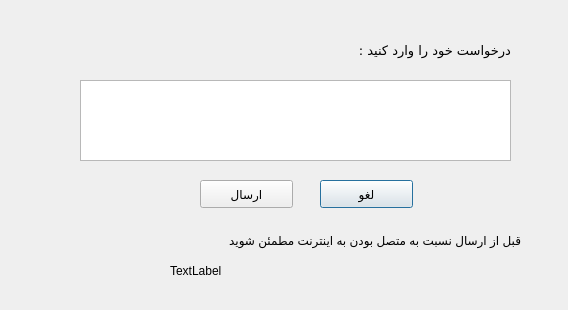
<?xml version="1.0" encoding="UTF-8"?>
<ui version="4.0">
 <class>Dialog</class>
 <widget class="QDialog" name="Dialog">
  <property name="geometry">
   <rect>
    <x>0</x>
    <y>0</y>
    <width>568</width>
    <height>310</height>
   </rect>
  </property>
  <property name="windowTitle">
   <string>درخواست تغییر</string>
  </property>
  <widget class="QPushButton" name="pushButton">
   <property name="geometry">
    <rect>
     <x>320</x>
     <y>180</y>
     <width>93</width>
     <height>28</height>
    </rect>
   </property>
   <property name="text">
    <string>لغو</string>
   </property>
  </widget>
  <widget class="QPushButton" name="pushButton_2">
   <property name="geometry">
    <rect>
     <x>200</x>
     <y>180</y>
     <width>93</width>
     <height>28</height>
    </rect>
   </property>
   <property name="text">
    <string>ارسال</string>
   </property>
  </widget>
  <widget class="QTextEdit" name="textEdit">
   <property name="geometry">
    <rect>
     <x>80</x>
     <y>80</y>
     <width>431</width>
     <height>81</height>
    </rect>
   </property>
  </widget>
  <widget class="QLabel" name="label">
   <property name="geometry">
    <rect>
     <x>330</x>
     <y>40</y>
     <width>181</width>
     <height>20</height>
    </rect>
   </property>
   <property name="font">
    <font>
     <family>B Homa</family>
     <pointsize>10</pointsize>
    </font>
   </property>
   <property name="text">
    <string>درخواست خود را وارد کنید :</string>
   </property>
  </widget>
  <widget class="QLabel" name="label_2">
   <property name="geometry">
    <rect>
     <x>110</x>
     <y>230</y>
     <width>411</width>
     <height>20</height>
    </rect>
   </property>
   <property name="text">
    <string>قبل از ارسال نسبت به متصل بودن به اینترنت مطمئن شوید</string>
   </property>
  </widget>
  <widget class="QLabel" name="label_3">
   <property name="geometry">
    <rect>
     <x>170</x>
     <y>260</y>
     <width>261</width>
     <height>21</height>
    </rect>
   </property>
   <property name="text">
    <string>TextLabel</string>
   </property>
  </widget>
 </widget>
 <resources/>
 <connections/>
</ui>
